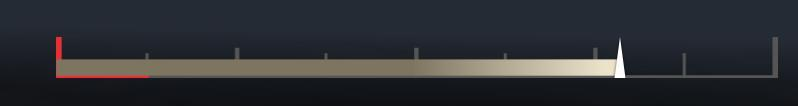
#> input picture image.png, 798 x 106 px
$ python progressbar_org.py
#> lines starting #> are read from the running program, lines starting #| are printed output that depends on the picture; after the words box and inside, x2 and y2 are one past the last pixel; in counts of white or black regions, pixels touching at a corner belong together; long printed decimals are rounded
import cv2
import math
import sys

img_path = "image.png"
screen_size = "34Inch"
expected_filled_percentage = '0.75'
min_value = '0'
max_value = '100'

if screen_size == "8Inch" or screen_size == "11Inch":

    tmp_img = cv2.imread(img_path)

    gray = cv2.cvtColor(tmp_img, cv2.COLOR_BGR2GRAY)

    # apply threshold
    thresh = cv2.threshold(gray, 30, 255, cv2.THRESH_BINARY)[1]

    # Horizontal Lines
    horizontal_kernel = cv2.getStructuringElement(cv2.MORPH_RECT, (50,1))
    horizontal_mask = cv2.morphologyEx(thresh, cv2.MORPH_OPEN, horizontal_kernel, iterations=1)

    # Horizontal  Lines Detections
    edges = cv2.Canny(horizontal_mask,50,150, apertureSize=3)
    lines = cv2.HoughLinesP(edges, 1, math.pi/2, 2, None, 30)
    point = []
    for i in range(len(lines)):
        line = lines[i]
        pt1 = line[0][1]
        pt2 = line[0][3]
        if pt1 == pt2:
            pt3 = line[0][2]
            pt4 = line[0][0]
            coordinate = (pt1, pt3, pt4)
            point.append(coordinate)
    result = sorted(point)
    z, y, x = result[0]
    zmax, y_max, x_max = result[-1]
    dist1 = y_max - x_max
    dist2 = y - x_max
    per = (dist2*100)/dist1
    if per >= 99.5:
        if len(lines)!= 2:
            per = 0
    print(f"Filled percentage of bar :{per}")
    print(f"Expected percentage of bar: {expected_filled_percentage}")
    if round(float(expected_filled_percentage)-0.5) <= (float(per)) <= round(float(expected_filled_percentage)+0.5):
        print("True")
    else:
        print("False")

    # color detection
    cx = int(y / 2 + 10)
    cy = int(z + 5)
    b, g, r = tmp_img[cy, cx]
    print(r, g, b)

    if (r <= 195 and b <= 195 and g <= 195 and abs(int(r) - int(g)) <= 30 and abs(int(g) - int(b)) <= 30 and abs(
            int(r) - int(b)) <= 30):
        if (r >= 70 and b >= 70 and g >= 70):
            print("filled bar color is grey")
        else:
            print("filled bar color is black")
    elif (r <= 153 and b < 153 and g >= 102):
        print("filled bar color is green")
    elif (r > 153 and b < 51 and g < 70):
        print("filled bar color is red")
    elif (r > 230 and b < 50 and g > 130 and g < 204):
        print("filled bar color is amber")
    elif (r > 204 and b < 50 and g >= 70 and g <= 130):
        print("filled bar color is orange")
    elif (r > 204 and b < 102 and g > 204):
        print("filled bar color is yellow")
    elif (r < 153 and b >= 153 and g >= 70 and g <= 102):
        print("filled bar color is blue")
    elif (r < 102 and b >= 153 and g < 70):
        print("filled bar color is violet")
    elif (r > 195 and b > 195 and g > 195):
        print("filled bar color is white")

    # Vertical lines detections
    vertical_kernel = cv2.getStructuringElement(cv2.MORPH_RECT, (1,20))
    vertical_mask = cv2.morphologyEx(thresh, cv2.MORPH_OPEN, vertical_kernel, iterations=1)
    vertical_edges = cv2.Canny(vertical_mask,50,150, apertureSize=3)
    vertical_contours, hierarchy = cv2.findContours(vertical_edges,  cv2.RETR_EXTERNAL, cv2.CHAIN_APPROX_NONE)
    # print("Number of Contours found = " + str(len(vertical_contours)))
    vertical_lines = cv2.HoughLinesP(vertical_edges, 1, math.pi/2, 2, None, 20)
    total_vertical_lines = len(vertical_contours)
    # print(total_vertical_lines)
    divide_by = total_vertical_lines - 2
    bar_division_length = 100 / divide_by
    print(f"bar division length is: {bar_division_length}")

    total_distance = int(max_value) - int(min_value)

    display_value = int(min_value) + (per * total_distance/100)

    print(f"Display value is : {display_value}")

elif screen_size == "34Inch":
    tmp_img = cv2.imread(img_path)
#> tmp_img is the input picture: shape (106, 798, 3); mean B, G, R 51.5, 46.7, 44.7
    gray = cv2.cvtColor(tmp_img, cv2.COLOR_BGR2GRAY)
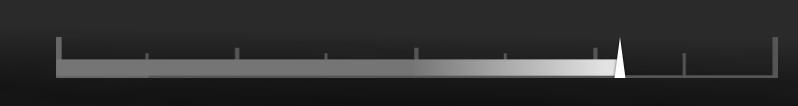
#> gray: shape (106, 798); min 15, max 255, mean 46.7
    Blur = cv2.GaussianBlur(gray, (5, 5), 1)  # apply blur to roi
    Canny = cv2.Canny(Blur, 10, 50)
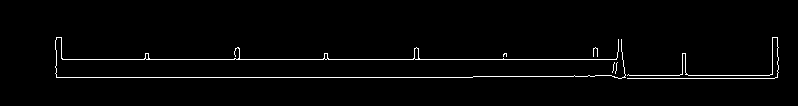
#> Canny: shape (106, 798); 2.1% white in thin lines or dots, all inside (x1, y1, x2, y2) = (55, 37, 779, 79)
    contours, hierarchy = cv2.findContours(Canny, cv2.RETR_EXTERNAL, cv2.CHAIN_APPROX_NONE)
#> contours = 6 contours, 5 with area under 20; largest, box (x1, y1, x2, y2) and area: (55, 37, 626, 79) 101
    cv2.imshow('cy',Canny)
    bar_length = []
    shadow_length = []
    for cnt in contours:
        area = cv2.contourArea(cnt)
        x, y, w, h = cv2.boundingRect(cnt)
        print(x, y, w, h)
        if h >= 30:
            bar_length.append(w)
        elif h > 0 :
            shadow_length.append(w)
        img = cv2.rectangle(tmp_img, (x, y), (x + w, y + h), (0, 255, 0), 2)
#> this loop made 6 passes
#> (area, x, y, w, h) on pass 6: (101, 55, 37, 571, 42)
#| 615 62 3 12
#| 612 62 3 11
#| 503 53 4 4
#| 593 47 5 10
#| 627 37 152 42
#| 55 37 571 42
#> pass 2, `img = cv2.rectangle(tmp_img, (x, y), (x + w, y + h), (0, 255, 0), 2)`:
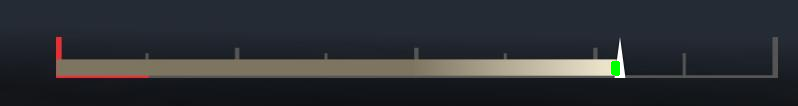
#> img: shape (106, 798, 3); mean B, G, R 51.2, 46.8, 44.4
#> after the loop:
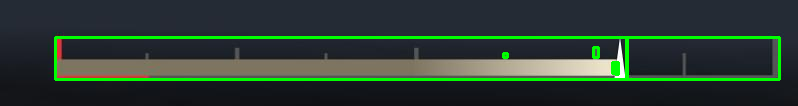
#> tmp_img: shape (106, 798, 3); 5.92% of pixels changed, all inside (x1, y1, x2, y2) = (54, 36, 781, 81)
#> after the loop, bar_length = [152, 571]; shadow_length = [3, 3, 4, 5]
        #cv2.imshow('tmp',tmp_img)
        #cv2.waitKey(0)
    per = None
    print(bar_length)
#| [152, 571]
    print(shadow_length)
#| [3, 3, 4, 5]
    if len(bar_length) == 8:
        shadow_length = len(shadow_length)
        per = (shadow_length / 8) * 100
    elif len(bar_length) == 9 or len(bar_length) ==2 :
        if len(shadow_length) == 0:
            per = 0
        else:
            per = (sum(shadow_length) / 704) * 100
#> per = 2.13

    print(f"filled bar percentage is {per}")
#| filled bar percentage is 2.131

    if round(float(expected_filled_percentage)-0.5) <= (float(per)) <= round(float(expected_filled_percentage)+0.5):
        print("True")
    else:
        print("False")

    total_distance = int(max_value) - int(min_value)

    display_value = int(min_value) + (per * total_distance / 100)
#> display_value = 2.13

    print(f"Display value is : {display_value}")
#| Display value is : 2.131

    cont = contours[-1]
#> cont = contour of 2564 points, box (x1, y1, x2, y2) (55, 37, 626, 79), area 101
    x, y, w, h = cv2.boundingRect(cont)
    M = cv2.moments(cont)
#> M = moments, m00 101, centre m10/m00, m01/m00 = (327.6, 55.32)
    cx = int(M['m10'] / M['m00'])
#> cx = 327
    cy = int(M['m01'] / M['m00'])
#> cy = 55
    r, g, b = tmp_img[cy, cx]
#> r = 61; g = 57; b = 52
    if (r <= 195 and b <= 195 and g <= 195 and abs(int(r) - int(g)) <= 30 and abs(int(g) - int(b)) <= 30 and abs(
            int(r) - int(b)) <= 30):
        if (r >= 70 and b >= 70 and g >= 70):
            print("filled bar color is grey")
        else:
            print("filled bar color is black")
    elif (r <= 153 and b < 153 and g >= 102):
        print("filled bar color is green")
    elif (r > 153 and b < 51 and g < 70):
        print("filled bar color is red")
    elif (r > 230 and b < 50 and g > 130 and g < 204):
        print("filled bar color is amber")
    elif (r > 204 and b < 50 and g >= 70 and g <= 130):
        print("filled bar color is orange")
    elif (r > 204 and b < 102 and g > 204):
        print("filled bar color is yellow")
    elif (r < 153 and b >= 153 and g >= 70 and g <= 102):
        print("filled bar color is blue")
    elif (r < 102 and b >= 153 and g < 70):
        print("filled bar color is violet")
    elif (r > 195 and b > 195 and g > 195):
        print("filled bar color is white")


elif screen_size == "34InchFE":
    tmp_img = cv2.imread(img_path)
    gray = cv2.cvtColor(tmp_img, cv2.COLOR_BGR2GRAY)
    Blur = cv2.GaussianBlur(gray, (5, 5), 1)  # apply blur to roi
    Canny = cv2.Canny(Blur, 10, 50)
    contours, hierarchy = cv2.findContours(Canny, cv2.RETR_EXTERNAL, cv2.CHAIN_APPROX_NONE)
    bar_length = []
    thickness = []
    for cnt in contours:
        area = cv2.contourArea(cnt)
        x, y, w, h = cv2.boundingRect(cnt)
        if h == 31 or h == 32:
            bar_length.append(w)
            thickness.append(h)
        img = cv2.rectangle(tmp_img, (x, y), (x + w, y + h), (0, 255, 0), 2)
    per = None
    if len(bar_length) == 1:
        print(thickness[0])
        if thickness[0] >= 31:
            per = 100
        else:
            per = 0
    elif len(bar_length) == 2:
        filled_bar = bar_length[1]
        total_len = sum(bar_length)
        per = (filled_bar/total_len) * 100

    print(f"filled bar percentage is {per}")
    print(round(float(per)))

    if (round(float(per)) == int(expected_filled_percentage)):
        print("True")
    else:
        print("False")

    total_distance = int(max_value) - int(min_value)

    display_value = int(min_value) + (per * total_distance / 100)

    print(f"Display value is : {display_value}")

    if len(bar_length) == 1:
        if thickness[0] >= 31:
            per = 100
        else:
            per = 0
    elif len(bar_length) == 2:
        filled_bar = bar_length[1]
        total_len = sum(bar_length)
        per = (filled_bar / total_len) * 100

    print(f"filled bar percentage is {per}")

    # color detection for 34InchFE
    if len(contours) == 2:
        cont = contours[1]
    else:
        cont = contours[0]
    x, y, w, h = cv2.boundingRect(cont)
    M = cv2.moments(cont)
    cx = int(M['m10'] / M['m00'])
    cy = int(M['m01'] / M['m00'])
    r, g, b = tmp_img[cy, cx]
    if (r <= 195 and b <= 195 and g <= 195 and abs(int(r) - int(g)) <= 30 and abs(int(g) - int(b)) <= 30 and abs(
            int(r) - int(b)) <= 30):
        if (r >= 70 and b >= 70 and g >= 70):
            print("filled bar color is grey")
        else:
            print("filled bar color is black")
    elif (r <= 153 and b < 153 and g >= 102):
        print("filled bar color is green")
    elif (r > 153 and b < 51 and g < 70):
        print("filled bar color is red")
    elif (r > 230 and b < 50 and g > 130 and g < 204):
        print("filled bar color is amber")
    elif (r > 204 and b < 50 and g >= 70 and g <= 130):
        print("filled bar color is orange")
    elif (r > 204 and b < 102 and g > 204):
        print("filled bar color is yellow")
    elif (r < 153 and b >= 153 and g >= 70 and g <= 102):
        print("filled bar color is blue")
    elif (r < 102 and b >= 153 and g < 70):
        print("filled bar color is violet")
    elif (r > 195 and b > 195 and g > 195):
        print("filled bar color is white")


        ListA = [1,3,'A',3.5,'python']
